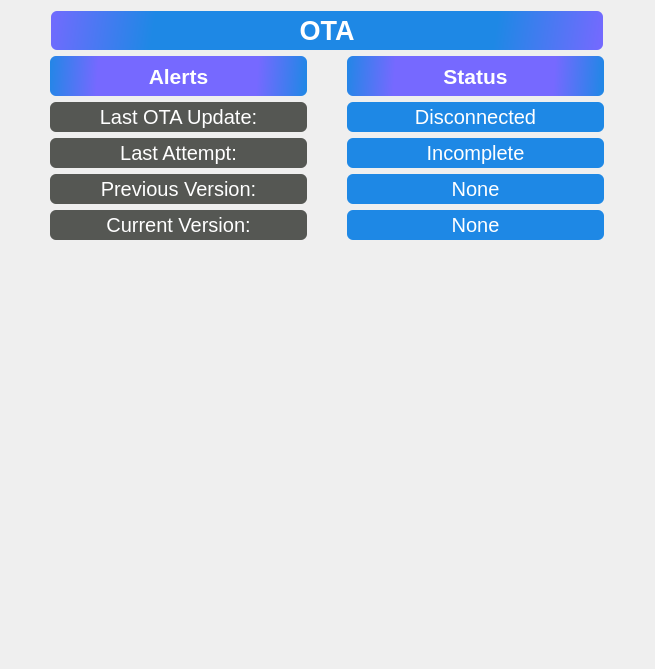
     <widget class="QWidget" name="OTA_Alerts_page">
      <widget class="QWidget" name="verticalLayoutWidget_4">
       <property name="geometry">
        <rect>
         <x>10</x>
         <y>10</y>
         <width>636</width>
         <height>650</height>
        </rect>
       </property>
       <layout class="QVBoxLayout" name="mainOtaLayout">
        <property name="spacing">
         <number>0</number>
        </property>
        <property name="topMargin">
         <number>0</number>
        </property>
        <property name="bottomMargin">
         <number>0</number>
        </property>
        <item>
         <layout class="QHBoxLayout" name="pg4_horLayout">
          <property name="topMargin">
           <number>0</number>
          </property>
          <item>
           <spacer name="pg4spacerLeft">
            <property name="orientation">
             <enum>Qt::Horizontal</enum>
            </property>
            <property name="sizeType">
             <enum>QSizePolicy::Fixed</enum>
            </property>
            <property name="sizeHint" stdset="0">
             <size>
              <width>33</width>
              <height>20</height>
             </size>
            </property>
           </spacer>
          </item>
          <item>
           <widget class="QLabel" name="pg4SubTitleLbl">
            <property name="sizePolicy">
             <sizepolicy hsizetype="Fixed" vsizetype="Fixed">
              <horstretch>0</horstretch>
              <verstretch>0</verstretch>
             </sizepolicy>
            </property>
            <property name="minimumSize">
             <size>
              <width>552</width>
              <height>39</height>
             </size>
            </property>
            <property name="maximumSize">
             <size>
              <width>552</width>
              <height>39</height>
             </size>
            </property>
            <property name="font">
             <font>
              <pointsize>20</pointsize>
              <bold>true</bold>
             </font>
            </property>
            <property name="styleSheet">
             <string notr="true">background-color: qlineargradient(spread:reflect, x1:0.49, y1:0.994318, x2:1, y2:1, stop:0.60804 rgb(30, 136, 229) stop:1 rgb(118, 105, 255));
border-radius: 6px;
padding: 4px 12px;
color: white;</string>
            </property>
            <property name="text">
             <string>OTA</string>
            </property>
            <property name="alignment">
             <set>Qt::AlignCenter</set>
            </property>
           </widget>
          </item>
          <item>
           <spacer name="pg4spacerRight">
            <property name="orientation">
             <enum>Qt::Horizontal</enum>
            </property>
            <property name="sizeType">
             <enum>QSizePolicy::Fixed</enum>
            </property>
            <property name="sizeHint" stdset="0">
             <size>
              <width>34</width>
              <height>20</height>
             </size>
            </property>
           </spacer>
          </item>
         </layout>
        </item>
        <item>
         <layout class="QGridLayout" name="AlertStatusGrid_ota">
          <property name="leftMargin">
           <number>40</number>
          </property>
          <property name="topMargin">
           <number>5</number>
          </property>
          <property name="rightMargin">
           <number>40</number>
          </property>
          <property name="bottomMargin">
           <number>10</number>
          </property>
          <property name="horizontalSpacing">
           <number>40</number>
          </property>
          <property name="verticalSpacing">
           <number>6</number>
          </property>
          <item row="1" column="1">
           <widget class="QLabel" name="last_update_state">
            <property name="sizePolicy">
             <sizepolicy hsizetype="Fixed" vsizetype="Fixed">
              <horstretch>0</horstretch>
              <verstretch>0</verstretch>
             </sizepolicy>
            </property>
            <property name="minimumSize">
             <size>
              <width>257</width>
              <height>30</height>
             </size>
            </property>
            <property name="maximumSize">
             <size>
              <width>257</width>
              <height>30</height>
             </size>
            </property>
            <property name="font">
             <font>
              <pointsize>15</pointsize>
             </font>
            </property>
            <property name="styleSheet">
             <string notr="true">background-color: #1E88E5;
border-radius: 6px;
padding: 4px 12px;
color: white;</string>
            </property>
            <property name="text">
             <string>Disconnected</string>
            </property>
            <property name="alignment">
             <set>Qt::AlignCenter</set>
            </property>
           </widget>
          </item>
          <item row="3" column="1">
           <widget class="QLabel" name="prev_ver_status">
            <property name="sizePolicy">
             <sizepolicy hsizetype="Fixed" vsizetype="Fixed">
              <horstretch>0</horstretch>
              <verstretch>0</verstretch>
             </sizepolicy>
            </property>
            <property name="minimumSize">
             <size>
              <width>257</width>
              <height>30</height>
             </size>
            </property>
            <property name="maximumSize">
             <size>
              <width>257</width>
              <height>30</height>
             </size>
            </property>
            <property name="font">
             <font>
              <pointsize>15</pointsize>
             </font>
            </property>
            <property name="styleSheet">
             <string notr="true">background-color: #1E88E5;
border-radius: 6px;
padding: 4px 12px;
color: white;</string>
            </property>
            <property name="text">
             <string>None</string>
            </property>
            <property name="alignment">
             <set>Qt::AlignCenter</set>
            </property>
           </widget>
          </item>
          <item row="3" column="0">
           <widget class="QLabel" name="prev_ota_ver">
            <property name="sizePolicy">
             <sizepolicy hsizetype="Fixed" vsizetype="Fixed">
              <horstretch>0</horstretch>
              <verstretch>0</verstretch>
             </sizepolicy>
            </property>
            <property name="minimumSize">
             <size>
              <width>257</width>
              <height>30</height>
             </size>
            </property>
            <property name="maximumSize">
             <size>
              <width>257</width>
              <height>30</height>
             </size>
            </property>
            <property name="font">
             <font>
              <pointsize>15</pointsize>
             </font>
            </property>
            <property name="styleSheet">
             <string notr="true">background: rgb(85, 87, 83);
border-radius: 6px;
padding: 4px 12px;
color: white;</string>
            </property>
            <property name="text">
             <string>Previous Version:</string>
            </property>
            <property name="alignment">
             <set>Qt::AlignCenter</set>
            </property>
           </widget>
          </item>
          <item row="1" column="0">
           <widget class="QLabel" name="last_ota_alert">
            <property name="sizePolicy">
             <sizepolicy hsizetype="Fixed" vsizetype="Fixed">
              <horstretch>0</horstretch>
              <verstretch>0</verstretch>
             </sizepolicy>
            </property>
            <property name="minimumSize">
             <size>
              <width>257</width>
              <height>30</height>
             </size>
            </property>
            <property name="maximumSize">
             <size>
              <width>257</width>
              <height>30</height>
             </size>
            </property>
            <property name="font">
             <font>
              <pointsize>15</pointsize>
             </font>
            </property>
            <property name="styleSheet">
             <string notr="true">background: rgb(85, 87, 83);
border-radius: 6px;
padding: 4px 12px;
color: white;</string>
            </property>
            <property name="text">
             <string>Last OTA Update:</string>
            </property>
            <property name="alignment">
             <set>Qt::AlignCenter</set>
            </property>
           </widget>
          </item>
          <item row="4" column="1">
           <widget class="QLabel" name="cur_ver_status">
            <property name="sizePolicy">
             <sizepolicy hsizetype="Fixed" vsizetype="Fixed">
              <horstretch>0</horstretch>
              <verstretch>0</verstretch>
             </sizepolicy>
            </property>
            <property name="minimumSize">
             <size>
              <width>257</width>
              <height>30</height>
             </size>
            </property>
            <property name="maximumSize">
             <size>
              <width>257</width>
              <height>30</height>
             </size>
            </property>
            <property name="font">
             <font>
              <pointsize>15</pointsize>
             </font>
            </property>
            <property name="styleSheet">
             <string notr="true">background-color: #1E88E5;
border-radius: 6px;
padding: 4px 12px;
color: white;</string>
            </property>
            <property name="text">
             <string>None</string>
            </property>
            <property name="alignment">
             <set>Qt::AlignCenter</set>
            </property>
           </widget>
          </item>
          <item row="0" column="1">
           <widget class="QLabel" name="Status_Column_ota">
            <property name="sizePolicy">
             <sizepolicy hsizetype="Fixed" vsizetype="Fixed">
              <horstretch>0</horstretch>
              <verstretch>0</verstretch>
             </sizepolicy>
            </property>
            <property name="minimumSize">
             <size>
              <width>257</width>
              <height>40</height>
             </size>
            </property>
            <property name="maximumSize">
             <size>
              <width>257</width>
              <height>40</height>
             </size>
            </property>
            <property name="font">
             <font>
              <pointsize>16</pointsize>
              <bold>true</bold>
             </font>
            </property>
            <property name="styleSheet">
             <string notr="true">background-color: qlineargradient(spread:reflect, x1:0.49, y1:0.994318, x2:1, y2:1, stop:0.60804 rgb(118, 105, 255) stop:1 rgb(30, 136, 229));
border-radius: 6px;
padding: 8px 12px;
color: white;</string>
            </property>
            <property name="text">
             <string>Status</string>
            </property>
            <property name="alignment">
             <set>Qt::AlignCenter</set>
            </property>
           </widget>
          </item>
          <item row="0" column="0">
           <widget class="QLabel" name="Alert_Column_ota">
            <property name="sizePolicy">
             <sizepolicy hsizetype="Fixed" vsizetype="Fixed">
              <horstretch>0</horstretch>
              <verstretch>0</verstretch>
             </sizepolicy>
            </property>
            <property name="minimumSize">
             <size>
              <width>257</width>
              <height>40</height>
             </size>
            </property>
            <property name="maximumSize">
             <size>
              <width>257</width>
              <height>40</height>
             </size>
            </property>
            <property name="font">
             <font>
              <pointsize>16</pointsize>
              <bold>true</bold>
             </font>
            </property>
            <property name="styleSheet">
             <string notr="true">background-color: qlineargradient(spread:reflect, x1:0.49, y1:0.994318, x2:1, y2:1, stop:0.60804 rgb(118, 105, 255) stop:1 rgb(30, 136, 229));
border-radius: 6px;
padding: 8px 12px;
color: white;</string>
            </property>
            <property name="text">
             <string>Alerts</string>
            </property>
            <property name="alignment">
             <set>Qt::AlignCenter</set>
            </property>
           </widget>
          </item>
          <item row="4" column="0">
           <widget class="QLabel" name="cur_ota_ver">
            <property name="sizePolicy">
             <sizepolicy hsizetype="Fixed" vsizetype="Fixed">
              <horstretch>0</horstretch>
              <verstretch>0</verstretch>
             </sizepolicy>
            </property>
            <property name="minimumSize">
             <size>
              <width>257</width>
              <height>30</height>
             </size>
            </property>
            <property name="maximumSize">
             <size>
              <width>257</width>
              <height>30</height>
             </size>
            </property>
            <property name="font">
             <font>
              <pointsize>15</pointsize>
             </font>
            </property>
            <property name="styleSheet">
             <string notr="true">background: rgb(85, 87, 83);
border-radius: 6px;
padding: 4px 12px;
color: white;</string>
            </property>
            <property name="text">
             <string>Current Version:</string>
            </property>
            <property name="alignment">
             <set>Qt::AlignCenter</set>
            </property>
           </widget>
          </item>
          <item row="2" column="1">
           <widget class="QLabel" name="last_update_time">
            <property name="sizePolicy">
             <sizepolicy hsizetype="Fixed" vsizetype="Fixed">
              <horstretch>0</horstretch>
              <verstretch>0</verstretch>
             </sizepolicy>
            </property>
            <property name="minimumSize">
             <size>
              <width>257</width>
              <height>30</height>
             </size>
            </property>
            <property name="maximumSize">
             <size>
              <width>257</width>
              <height>30</height>
             </size>
            </property>
            <property name="font">
             <font>
              <pointsize>15</pointsize>
             </font>
            </property>
            <property name="styleSheet">
             <string notr="true">background-color: #1E88E5;
border-radius: 6px;
padding: 4px 12px;
color: white;</string>
            </property>
            <property name="text">
             <string>Incomplete</string>
            </property>
            <property name="alignment">
             <set>Qt::AlignCenter</set>
            </property>
           </widget>
          </item>
          <item row="2" column="0">
           <widget class="QLabel" name="last_ota_attempt">
            <property name="sizePolicy">
             <sizepolicy hsizetype="Fixed" vsizetype="Fixed">
              <horstretch>0</horstretch>
              <verstretch>0</verstretch>
             </sizepolicy>
            </property>
            <property name="minimumSize">
             <size>
              <width>257</width>
              <height>30</height>
             </size>
            </property>
            <property name="maximumSize">
             <size>
              <width>257</width>
              <height>30</height>
             </size>
            </property>
            <property name="font">
             <font>
              <pointsize>15</pointsize>
             </font>
            </property>
            <property name="styleSheet">
             <string notr="true">background: rgb(85, 87, 83);
border-radius: 6px;
padding: 4px 12px;
color: white;</string>
            </property>
            <property name="text">
             <string>Last Attempt:</string>
            </property>
            <property name="alignment">
             <set>Qt::AlignCenter</set>
            </property>
           </widget>
          </item>
         </layout>
        </item>
        <item>
         <spacer name="gridSpacer_ota">
          <property name="orientation">
           <enum>Qt::Vertical</enum>
          </property>
          <property name="sizeType">
           <enum>QSizePolicy::Fixed</enum>
          </property>
          <property name="sizeHint" stdset="0">
           <size>
            <width>20</width>
            <height>408</height>
           </size>
          </property>
         </spacer>
        </item>
       </layout>
      </widget>
     </widget>
